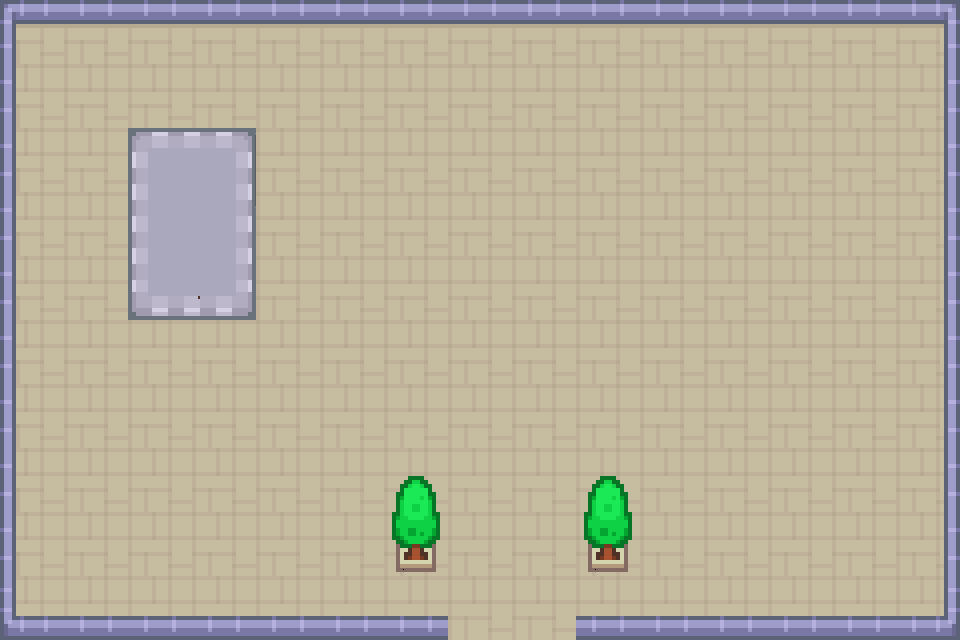

A level layout from a 2D game, rendered from its tile map. Below: a short description, then the map file with its tile-grid data intact:
An orthogonal 15x10 tile map with 64x64 px tiles, 2 tile layers (base, other) and 9 objects.

<map version="1.8" tiledversion="1.8.4" orientation="orthogonal" renderorder="right-down" width="15" height="10" tilewidth="64" tileheight="64" infinite="0" nextlayerid="5" nextobjectid="10">
 <editorsettings>
  <export target="../map2.lua" format="lua" />
 </editorsettings>
 <tileset firstgid="1" name="tiless" tilewidth="64" tileheight="64" tilecount="216" columns="18">
  <image source="../../../sprites/tileset.png" width="1152" height="768" />
 </tileset>
 <layer id="1" name="base" width="15" height="10">
  <data encoding="csv">
4,5,5,5,5,5,5,5,5,5,5,5,5,5,6,
22,23,23,23,23,23,23,23,23,23,23,23,23,23,24,
22,23,23,23,23,23,23,23,23,23,23,23,23,23,24,
22,23,23,23,23,23,23,23,23,23,23,23,23,23,24,
22,23,23,23,23,23,23,23,23,23,23,23,23,23,24,
22,23,23,23,23,23,23,23,23,23,23,23,23,23,24,
22,23,23,23,23,23,23,23,23,23,23,23,23,23,24,
22,23,23,23,23,23,23,23,23,23,23,23,23,23,24,
22,23,23,23,23,23,23,23,23,23,23,23,23,23,24,
40,41,41,41,41,41,41,23,23,41,41,41,41,41,42
</data>
 </layer>
 <layer id="2" name="other" width="15" height="10">
  <data encoding="csv">
0,0,0,0,0,0,0,0,0,0,0,0,0,0,0,
0,0,0,0,0,0,0,0,0,0,0,0,0,0,0,
0,0,7,9,0,0,0,0,0,0,0,0,0,0,0,
0,0,25,27,0,0,0,0,0,0,0,0,0,0,0,
0,0,43,45,0,0,0,0,0,0,0,0,0,0,0,
0,0,0,0,0,0,0,0,0,0,0,0,0,0,0,
0,0,0,0,0,0,0,0,0,0,0,0,0,0,0,
0,0,0,0,0,0,59,0,0,59,0,0,0,0,0,
0,0,0,0,0,0,95,0,0,95,0,0,0,0,0,
0,0,0,0,0,0,0,0,0,0,0,0,0,0,0
</data>
 </layer>
 <objectgroup id="3" name="walls">
  <object id="1" x="128.15" y="126.952" width="124.557" height="190.428" />
  <object id="2" x="383.251" y="470.681" width="63.476" height="102.999" />
  <object id="3" x="576.075" y="471.878" width="58.6854" height="98.2082" />
  <object id="4" x="0" y="1.19766" width="14.3719" height="637.156" />
  <object id="5" x="11.9766" y="615.598" width="434.751" height="22.7556" />
  <object id="6" x="578.47" y="615.598" width="382.054" height="21.5579" />
  <object id="7" x="944.954" y="-1.19766" width="16.7673" height="614.4" />
  <object id="8" x="9.58129" y="-1.19766" width="940.164" height="20.3602" />
 </objectgroup>
 <objectgroup id="4" name="doors">
  <object id="9" x="445.53" y="638.353" width="130.545" height="22.7556">
   <properties>
    <property name="mapID" value="1" />
   </properties>
  </object>
 </objectgroup>
</map>
